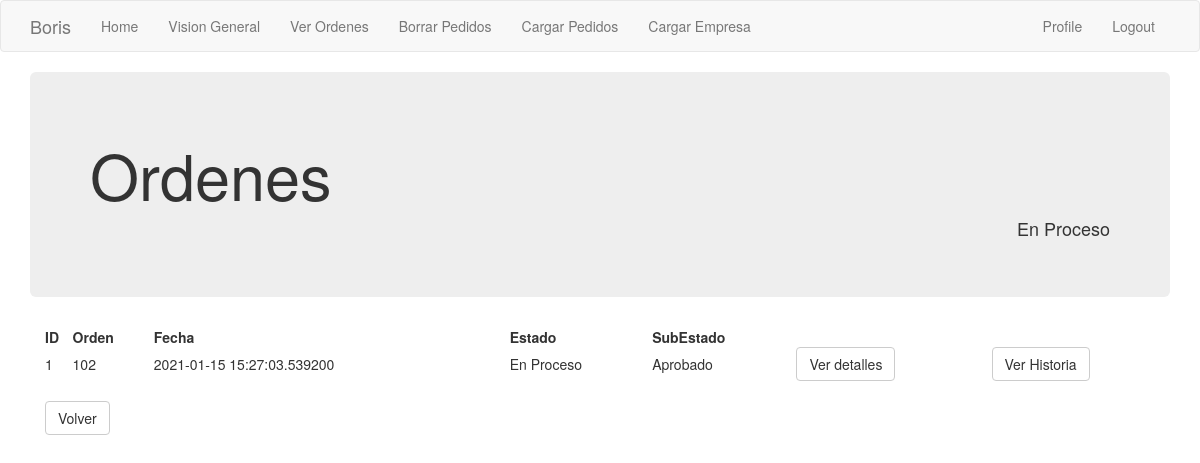
Before: /ordenes/En Proceso (signed in) with the older database file.
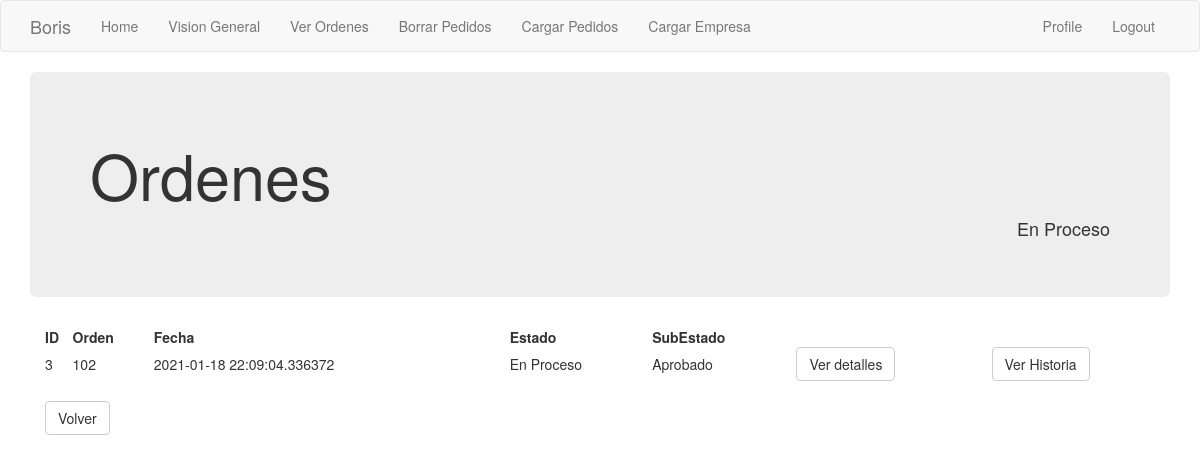
After: the same page with the newer database file.
### app/models.py (models this page shows, shortened)
class Order_header(db.Model):
    id = db.Column(db.Integer, primary_key=True)
    order_number = db.Column(db.Integer, index=True)
    order_id_anterior = db.Column(db.Integer)
    creation_date = db.Column(db.String(35), index=True)
    last_update_date = db.Column(db.String(35))
    payment_method = db.Column(db.String(10))
    payment_card = db.Column(db.String(10))
    courier_order_id = db.Column(db.String(64), index=True)
    status = db.Column(db.String(15))
    sub_status = db.Column(db.String(15))
    customer_address = db.Column(db.String(64))
    customer_number = db.Column(db.String(10))
    customer_floor = db.Column(db.String(10))
    customer_zipcode = db.Column(db.String(8))
    customer_locality = db.Column(db.String(64))
    customer_city = db.Column(db.String(64))
    customer_province = db.Column(db.String(64))
    customer_country = db.Column(db.String(64))
    detalle = db.relationship('Order_detail', backref='productos', lazy='dynamic')
    transaction = db.relationship('Transaction_log', backref='transaccion', lazy='dynamic')
    customer_id = db.Column(db.Integer, db.ForeignKey('customer.id'))
    store = db.Column(db.Integer, db.ForeignKey('company.store_id'))

### app/main/routes.py (the view)
@bp.route('/ordenes/<estado>', methods=['GET', 'POST'])
@login_required
def ver_ordenes(estado):
    if estado == 'all':
        ordenes =  Order_header.query.filter_by(store=current_user.store).all()
    else :
        ordenes = db.session.query(Order_header).filter((Order_header.store == current_user.store)).filter((Order_header.status == estado))
    return render_template('ordenes.html', title='Ordenes', ordenes=ordenes, estado=estado)

### app/main/routes.py (called while the page is built)
@bp.before_app_request
def before_request():
    if current_user.is_authenticated:
        current_user.last_seen = datetime.utcnow()
        db.session.commit()

### app/models.py (called while the page is built)
@login.user_loader
def load_user(id):
    return User.query.get(int(id))

### app/templates/ordenes.html
{% extends "base.html" %}
{% block app_content %}
<div class='jumbotron'>
    <h1> Ordenes</h1>
    <h4 class="text-right"> {{ estado }}</h4>
</div>
    <div class='container'>
        <table style="width:100%">
            <tr>
                <th>ID</th>
                <th>Orden</th>
                <th>Fecha</th>
                <th>Estado</th>
                <th>SubEstado</th>
                <th></th>
            </tr>
            {% for i in ordenes %}
            <tr>
                <td>{{i['id']}}</td>
                <td>{{i['order_number']}}</td>
                <td>{{i['creation_date']}}</td>
                <td>{{i['status']}}</td>
                <td>{{i['sub_status']}}</td>
                <td><a href="{{ url_for('main.orden', orden_id = i['id']) }}">
                    <button class="btn btn-default"> Ver detalles </button></td>
                <td><a href="{{ url_for('main.historia_orden', orden_id = i['id']) }}">
                    <button class="btn btn-default"> Ver Historia </button></td>
            </tr>
            {% endfor %}
        </table>
        <br>
        <td><a href="{{ url_for('main.vision_general') }}">
            <button class="btn btn-default"> Volver </button></a>
        </td>
    </div>
{% endblock %}

### app/templates/base.html (shortened to what this page needs)
{% extends 'bootstrap/base.html' %}
{% block navbar %}
    <nav class="navbar navbar-default">
        <div class="container">
            <div class="navbar-header">
                <a class="navbar-brand" href="{{ url_for('main.index') }}">Boris</a>
            </div>
            <div class="collapse navbar-collapse" id="bs-example-navbar-collapse-1">
                <ul class="nav navbar-nav">
                    <li><a href="{{ url_for('main.index') }}"> Home </a></li>
                    <li><a href="{{ url_for('main.vision_general') }}"> Vision General </a></li>
                    <li><a href="{{ url_for('main.ver_ordenes', estado='all') }}"> Ver Ordenes </a></li>
                    <li><a href="{{ url_for('main.borrar_pedidos') }}"> Borrar Pedidos</a></li>
                    <li><a href="{{ url_for('main.upload_pedidos') }}"> Cargar Pedidos</a></li>
                    <li><a href="{{ url_for('main.cargar_empresa') }}"> Cargar Empresa</a></li>
                </ul>
                <ul class="nav navbar-nav navbar-right">
                    {% if current_user.is_anonymous %}
                    <li><a href="{{ url_for('auth.login') }}"> Login </a></li>
                    <li> <a href="{{ url_for('auth.alta_usuario') }}"> Alta de Usuarios </a></li>
                    {% else %}
                    <li><a href="{{ url_for('main.user', username=current_user.username) }}"> Profile </a></li>
                    <li><a href="{{ url_for('auth.logout') }}">{{ 'Logout' }}</a></li>
                    {% endif %}
                </ul>
            </div>
        </div>
    </nav>
{% endblock %}
{% block content %}
    <div class="container">
        {% block app_content %}{% endblock %}
    </div>
{% endblock %}

Changed rows visible on the page:
no longer on this page (row edited): Order_header: status "En Proceso", id "1", order_number "102", creation_date "2021-01-15 15:27:03.539200", sub_status "Aprobado"
added Order_header: status "En Proceso", id "3", order_number "102", creation_date "2021-01-18 22:09:04.336372", sub_status "Aprobado"
